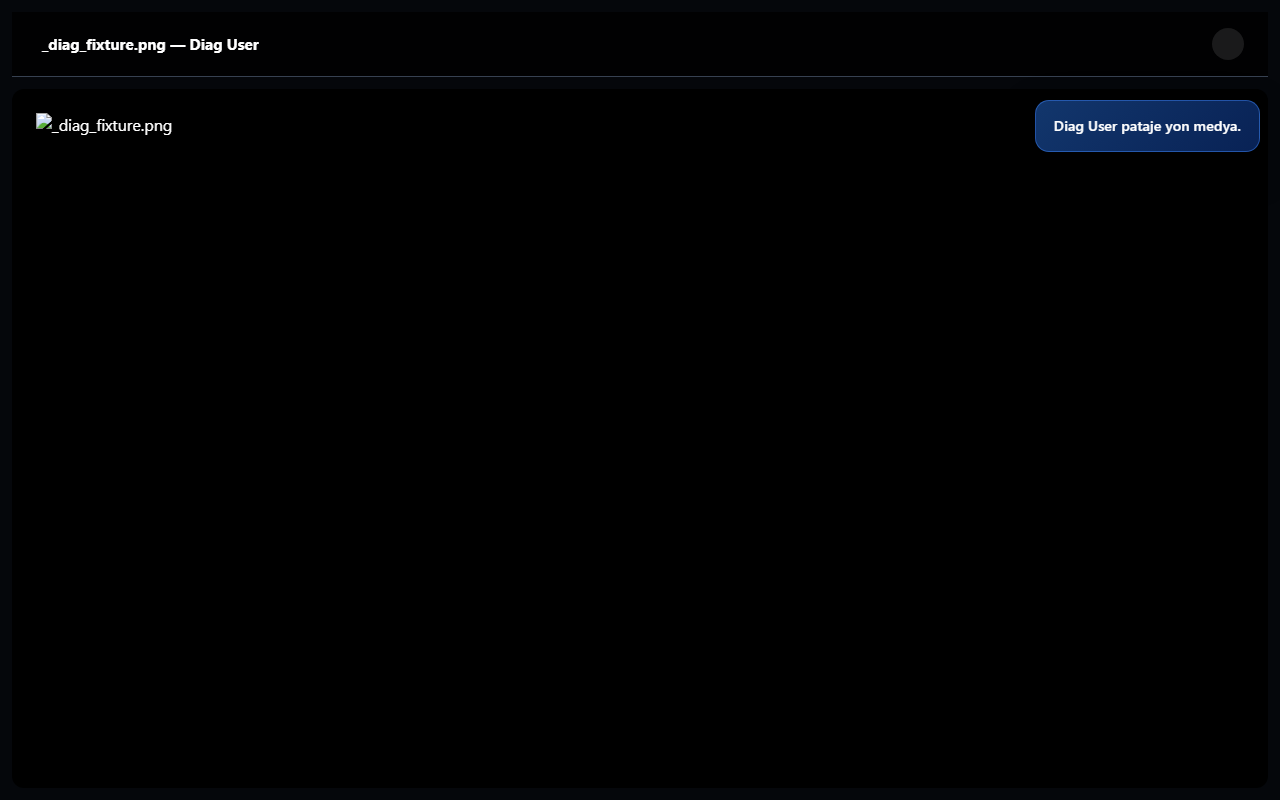

Python code for this plot:
"""Drive the real konferans media-upload flow as the room owner.

Logs in, opens the owned room, picks a file with the real <input type=file>,
watches /konferans/upload_media, clicks "Afiche nan ekran prensipal", then
checks that the resulting media URL actually serves and renders.
"""
import json
import pathlib
from playwright.sync_api import sync_playwright

BASE = 'http://127.0.0.1:5000'
ROOM = 'DIAG02'

# small valid PNG
PNG = bytes.fromhex(
    '89504e470d0a1a0a0000000d49484452000000200000002008060000'
    '00737a7af40000001f49444154484botimes'.replace('otimes', '')
)


def make_fixture():
    """Write a real PNG to disk with Pillow if available, else a 1x1 raw PNG."""
    p = pathlib.Path('_diag_fixture.png')
    try:
        from PIL import Image
        Image.new('RGB', (640, 360), (30, 90, 200)).save(p)
    except Exception:
        p.write_bytes(bytes.fromhex(
            '89504e470d0a1a0a0000000d494844520000000100000001080600000'
            '01f15c4890000000a49444154789c6300010000050001'
            '0d0a2db40000000049454e44ae426082'))
    return p


def main():
    fixture = make_fixture()
    print('fixture:', fixture, fixture.stat().st_size, 'bytes')

    with sync_playwright() as p:
        browser = p.chromium.launch(args=[
            '--use-fake-ui-for-media-stream',
            '--use-fake-device-for-media-stream',
            '--autoplay-policy=no-user-gesture-required',
        ])
        ctx = browser.new_context(viewport={'width': 1280, 'height': 800},
                                  permissions=['camera', 'microphone'])
        page = ctx.new_page()
        page.on('pageerror', lambda e: print('  pageerror:', e))
        page.on('console', lambda m: print(f'  console.{m.type}: {m.text}')
                if m.type in ('error', 'warning') else None)

        # log the network for anything media-ish
        net = []
        page.on('response', lambda r: net.append((r.status, r.url))
                if ('upload_media' in r.url or 'uploads/konferans' in r.url) else None)

        # --- login with the real form ---
        page.goto(f'{BASE}/auth/login', wait_until='domcontentloaded')
        page.fill('#identifier', 'diaguser')
        page.fill('input[name="password"]', 'DiagPass123!')
        page.click('button[type="submit"]')
        page.wait_for_load_state('domcontentloaded')
        page.wait_for_timeout(1000)
        print('after login ->', page.url)
        if '/auth/login' in page.url:
            print('LOGIN FAILED:', page.inner_text('body')[:400])
            return

        # --- open the owned room ---
        page.goto(f'{BASE}/konferans/room/{ROOM}?user_name=Diag%20User',
                  wait_until='domcontentloaded')
        page.wait_for_timeout(3500)
        print('room ->', page.url)
        print('owner controls present:',
              page.evaluate("() => !!document.getElementById('mediaFileInput')"))

        # --- upload through the real file input ---
        page.set_input_files('#mediaFileInput', str(fixture))
        page.wait_for_timeout(4000)

        print('\n=== upload network ===')
        for status, url in net:
            print(f'  {status}  {url}')

        dialog = page.evaluate("""() => {
            const d = document.querySelector('.konf-media-dialog');
            if (!d) return null;
            const prev = document.getElementById('mediaDialogPreview');
            const img = prev.querySelector('img, video, audio');
            return {
                open: true,
                previewTag: img ? img.tagName : null,
                previewSrc: img ? img.getAttribute('src') : null,
                previewNaturalW: img && img.naturalWidth !== undefined ? img.naturalWidth : null,
                previewComplete: img && img.complete !== undefined ? img.complete : null,
            };
        }""")
        print('\n=== share dialog ===')
        print(json.dumps(dialog, indent=2))
        if not dialog:
            print('NO DIALOG -> upload failed; body toast:',
                  page.inner_text('body')[:300])
            page.screenshot(path='_diag_upload_flow.png')
            return

        # --- click "show on main screen" ---
        page.click('#mediaShareMain')
        page.wait_for_timeout(2500)

        res = page.evaluate("""() => {
            const d = document.getElementById('mediaDisplay');
            const r = d.getBoundingClientRect();
            const el = document.getElementById('mediaDisplayContent').firstElementChild;
            const er = el ? el.getBoundingClientRect() : null;
            return {
                classes: d.className,
                rect: [r.x, r.y, r.width, r.height],
                coversViewport: r.x === 0 && r.y === 0 &&
                    r.width === window.innerWidth && r.height === window.innerHeight,
                mediaTag: el ? el.tagName : null,
                mediaSrc: el ? el.getAttribute('src') : null,
                naturalW: el && el.naturalWidth !== undefined ? el.naturalWidth : null,
                naturalH: el && el.naturalHeight !== undefined ? el.naturalHeight : null,
                complete: el && el.complete !== undefined ? el.complete : null,
                rendered: er ? [er.width, er.height] : null,
                title: document.getElementById('mediaDisplayTitle').textContent,
            };
        }""")
        print('\n=== main screen after share ===')
        print(json.dumps(res, indent=2))

        if res['mediaSrc']:
            r = page.request.get(BASE + res['mediaSrc'])
            print(f"\nGET {res['mediaSrc']} -> {r.status} "
                  f"{r.headers.get('content-type')} {len(r.body())} bytes")

        print('\n=== full network ===')
        for status, url in net:
            print(f'  {status}  {url}')

        page.screenshot(path='_diag_upload_flow.png')
        print('\nscreenshot -> _diag_upload_flow.png')
        browser.close()


if __name__ == '__main__':
    main()
